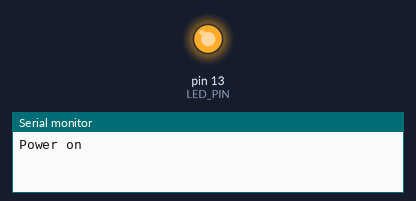
Simulated run of this sketch. Board: Arduino Uno, built with avr-gcc and run on an emulated ATmega328P. On the bench: output pins drawn as LEDs (lit = HIGH), the last lines printed to the serial monitor.

Above: at 1.0 s.
At 5.5 s:
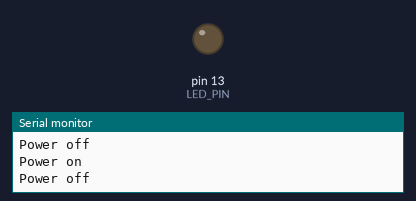
Timing chart, 0 to 6.9 s (numbered marks = the images above):
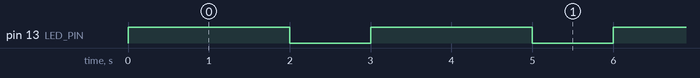

The sketch:

main.ino
```cpp
// C++ code
//
// Make the LED blink - on for 2 seconds, off for 1 second.
// Print "Power on" / "Power off" to Serial on each state change.
const byte LED_PIN = 13;

void setup()
{
  Serial.begin(9600);
  pinMode(LED_PIN, OUTPUT);
}

void loop()
{
  digitalWrite(LED_PIN, HIGH);
  Serial.println("Power on");
  delay(2000);
  digitalWrite(LED_PIN, LOW);
  Serial.println("Power off");
  delay(1000);
}
```

Measured:
- by itself, pin 13 (LED_PIN): alternates HIGH for 2.0 s and LOW for 1.0 s
